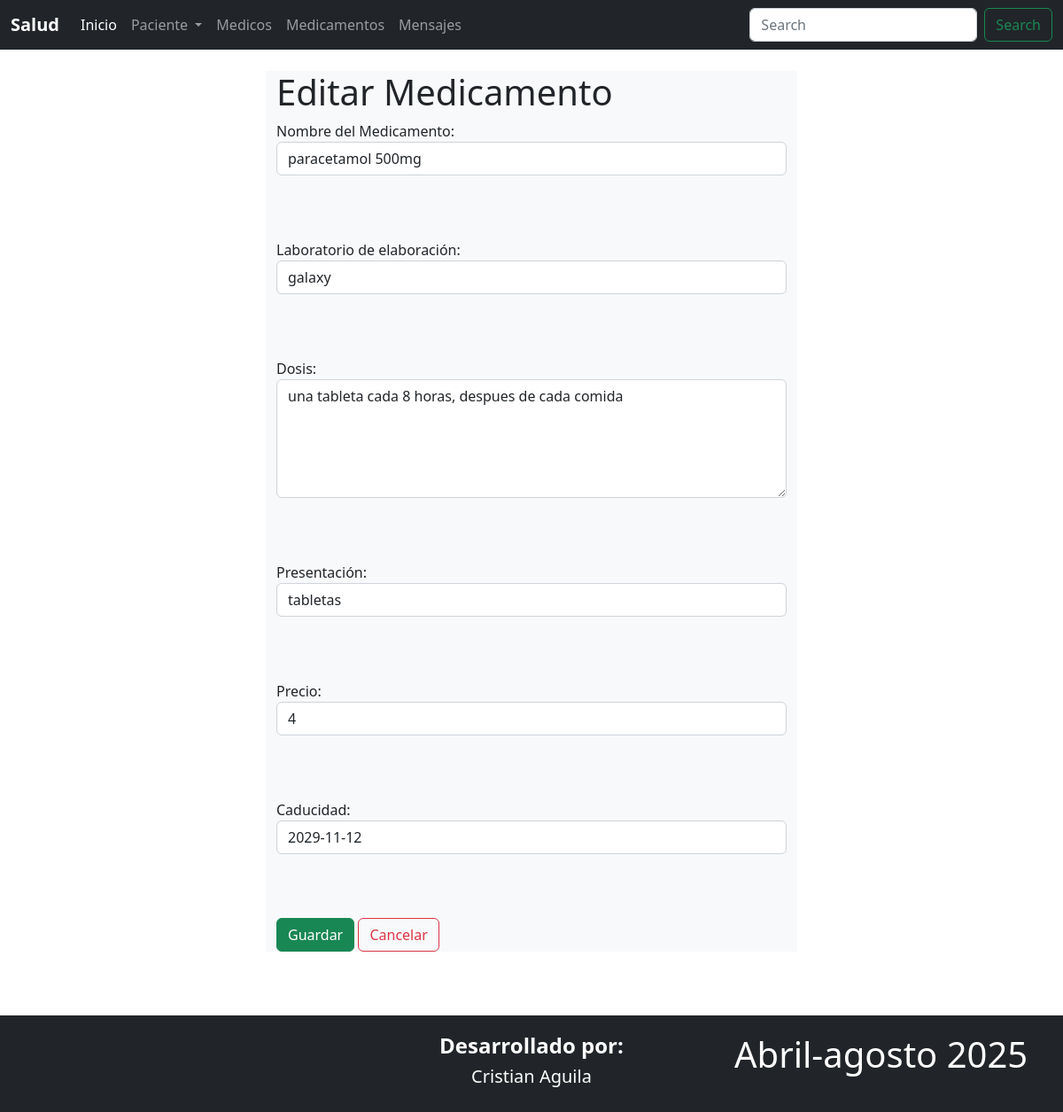
The page /medicamentos/editarMedicamentos/1 on the database its author committed.
### Aplicaciones/Medicamentos/models.py (models this page shows, shortened)
class Medicamento(models.Model):
    id=models.AutoField(primary_key=True)
    nombre=models.CharField(max_length=100)
    laboratorio=models.CharField(max_length=100)
    dosis=models.TextField()
    presentacion=models.CharField(max_length=100)
    precio=models.CharField(max_length=100)
    caducidad=models.CharField(max_length=100)

### Aplicaciones/Medicamentos/views.py (the view)
# urls.py: path('editarMedicamentos/<id>',views.editarMedicamentos),
def editarMedicamentos(request,id):
    medicamentosEditar=Medicamento.objects.get(id=id)
    return render(request,"editarMedicamentos.html",{'medicamentosEditar':medicamentosEditar})

### Aplicaciones/Medicamentos/templates/editarMedicamentos.html (shortened to what this page needs)
{% extends './plantilla.html' %}
{% block contenido %}
<div class="row">
    <div class="col-md-3">
    </div>
    <div class="col-md-6 bg-light">
        <h1>Editar Medicamento</h1>
        <form action="/medicamentos/procesarEdicionMedicamento/{{medicamentosEditar.id}}" method="post">
            <label for="">Nombre del Medicamento:</label>
            <input class="form-control" type="text" name="nombre" id="nombre" value="{{medicamentosEditar.nombre}}">
            <br><br><br>
            <label for="">Laboratorio de elaboración:</label>
            <input class="form-control"  type="text" name="laboratorio" id="laboratorio" value="{{medicamentosEditar.laboratorio}}">
            <br><br><br>
            <label for="">Dosis:</label>
            <textarea class="form-control"  name="dosis" id="dosis"  rows="5">{{medicamentosEditar.dosis}}</textarea>
            <br><br><br>
            <label for="">Presentación:</label>
            <input class="form-control"  type="text" name="presentacion" id="presentacion" value="{{medicamentosEditar.presentacion}}">
            <br><br><br>
            <label for="">Precio:</label>
            <input class="form-control"  type="text" name="precio" id="precio" value="{{medicamentosEditar.precio}}">
            <br><br><br>
            <label for="">Caducidad:</label>
            <input class="form-control"  type="text" name="caducidad" id="caducidad" value="{{medicamentosEditar.caducidad}}">
            <br><br><br>
            <button type="submit" class="btn btn-success">Guardar</button>
            <a class="btn btn-outline-danger" href="/medicamentos/">Cancelar</a>
        </form>
    </div>
    <div class="col-md-3">
    </div>
</div><br><br><br>
{% endblock %}

### rows shown on the page
Medicamento: nombre "paracetamol 500mg", laboratorio "galaxy", dosis "una tableta cada 8 horas, despues de cada comida", presentacion "tabletas", precio "4", caducidad "2029-11-12"
